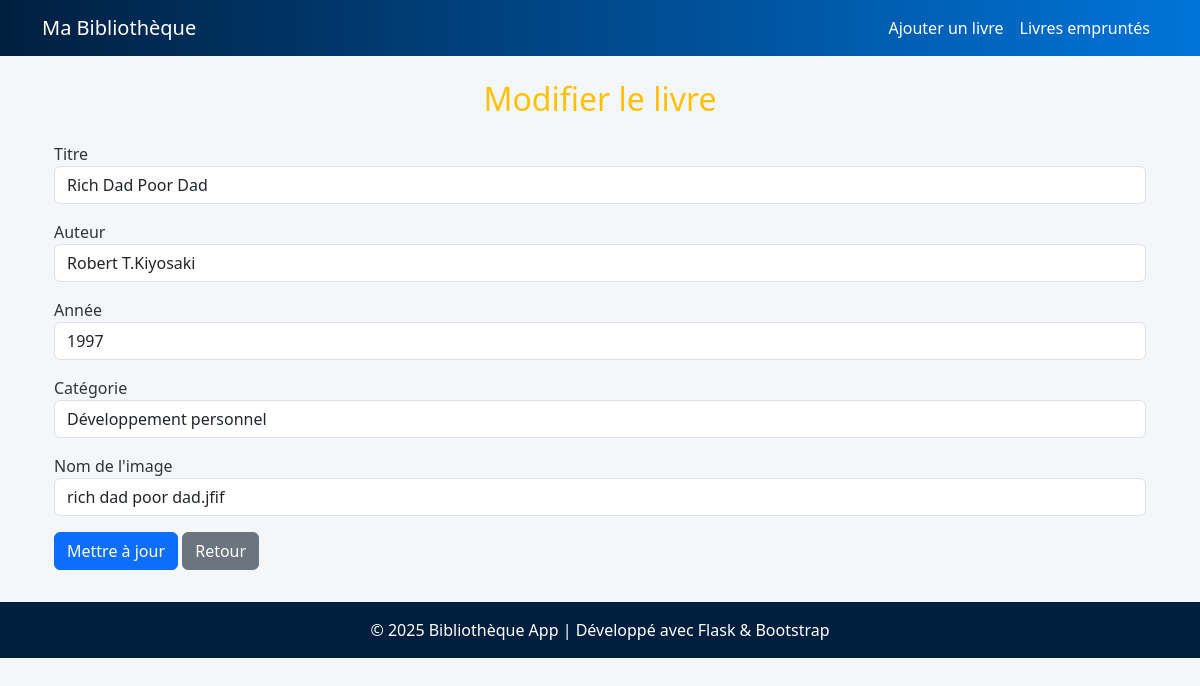
The page /modifier/4 on the database its author committed.
### models.py (models this page shows)
class Livre(db.Model):
    id = db.Column(db.Integer, primary_key=True)
    titre = db.Column(db.String(100))
    auteur = db.Column(db.String(100))
    annee = db.Column(db.Integer)
    categorie = db.Column(db.String(50))
    disponible = db.Column(db.Boolean, default=True)
    image_url = db.Column(db.String(200))

### app.py (the view, shortened to what this page needs)
@app.route('/modifier/<int:id>', methods=['GET', 'POST'])
def update_book(id):
    livre = Livre.query.get_or_404(id)
    return render_template('update_book.html', livre=livre)

### Templates/update_book.html
{% extends 'layout.html' %}
{% block content %}
<div class="container mt-4">
    <h2 class="mb-4 text-center text-warning">Modifier le livre</h2>
    <form method="POST">
        <div class="form-group mb-3">
            <label>Titre</label>
            <input type="text" name="titre" class="form-control" value="{{ livre.titre }}" required>
        </div>
        <div class="form-group mb-3">
            <label>Auteur</label>
            <input type="text" name="auteur" class="form-control" value="{{ livre.auteur }}" required>
        </div>
        <div class="form-group mb-3">
            <label>Année</label>
            <input type="number" name="annee" class="form-control" value="{{ livre.annee }}" required>
        </div>
        <div class="form-group mb-3">
            <label>Catégorie</label>
            <input type="text" name="categorie" class="form-control" value="{{ livre.categorie }}" required>
        </div>
        <div class="form-group mb-3">
            <label>Nom de l'image</label>
            <input type="text" name="image_url" class="form-control" value="{{ livre.image_url }}" required>
        </div>
        <button type="submit" class="btn btn-primary">Mettre à jour</button>
        <a href="{{ url_for('index') }}" class="btn btn-secondary">Retour</a>
    </form>
</div>
{% endblock %}

### Templates/layout.html (style rules this page uses)
body { background-color: #f4f7fa; color: #333; }

### rows shown on the page
Livre: titre "Rich Dad Poor Dad", auteur "Robert T.Kiyosaki", annee "1997", categorie "Développement personnel", image_url "rich dad poor dad.jfif"
